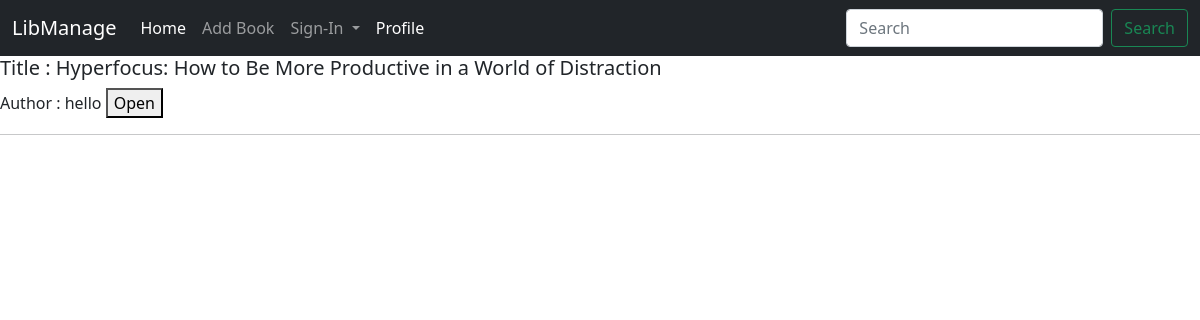
The page / on the database its author committed.
### home/models.py (models this page shows, shortened)
class Book(models.Model):
    title = models.CharField(max_length=200)
    ISBN = models.CharField(max_length=100)
    author = models.CharField(max_length=200)
    publication = models.CharField(max_length=200)
    genre = models.CharField(max_length=100)
    available = models.CharField(max_length=50)
    summary = models.TextField()
    objects = models.Manager() # this is written because VSC was giving error that class has no objcts

### home/views.py (the view)
# urls.py: path('', views.index, name='home'),
def index(request):
    try:
        allBooks=Book.objects.all()
    except Book.DoesNotExist:
        allBooks=None
    context = {
        'allBooks':allBooks
    }
    return render(request, 'index.html', context)

### templates/index.html (shortened to what this page needs)
{% extends 'base.html' %}
{% block body %}
    {% for bookitem in allBooks %}
        <form action='\bookpage' method='post'>
            <h5>Title : {{bookitem.title}}</h5>
            <p>Author : {{bookitem.author}}
            <button type='submit'>Open</button>
            </p>
            <hr>
        </form>
    {%endfor%}
{% endblock body %}

### rows shown on the page
Book: title "Hyperfocus: How to Be More Productive in a World of Distraction", author "hello"
